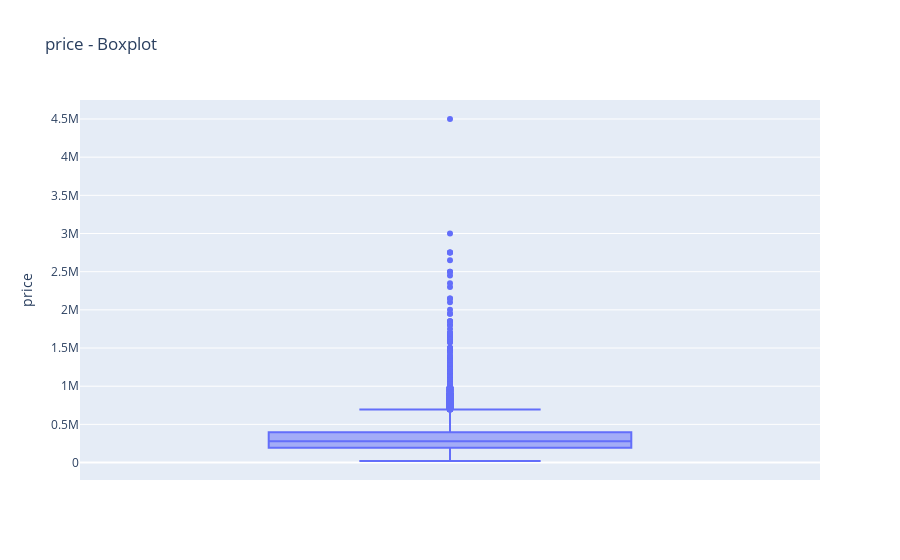
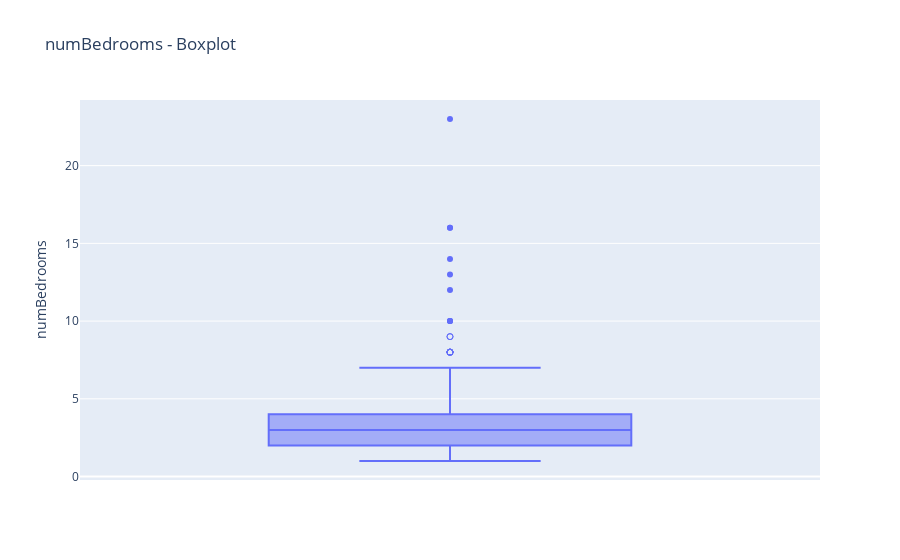
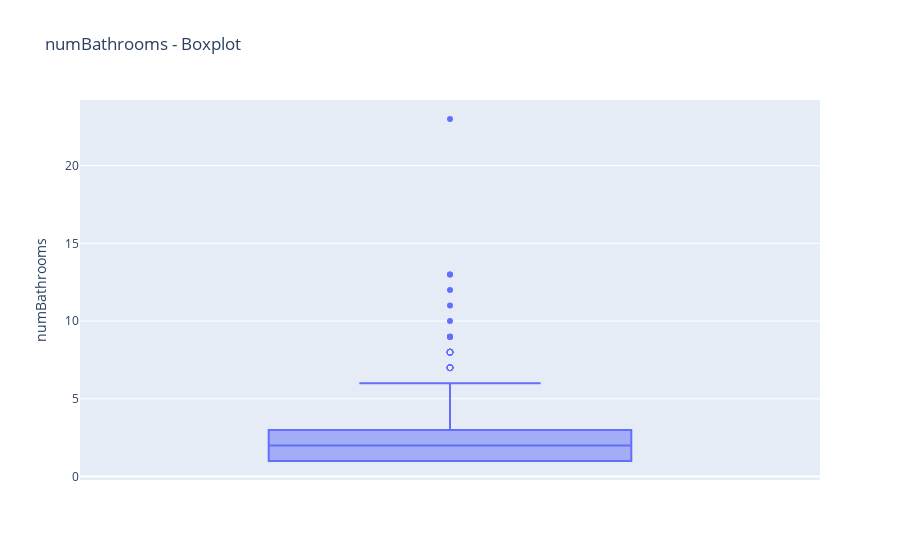

Notebook cell for these charts, in order:
### Markdown cell above
### 3.4 Identifying outliers
#### Boxplots can be very useful to identify outliers and further investigate distributions alongside histograms

### Code cell
import plotly.express as px

# define which columns to invetigat
# This could be updated and rerun after any changes were made
outlier_cols = ['price', 'numBedrooms', 'numBathrooms', 'propertySize']

for col in outlier_cols:
    fig = px.box(df_clean, y=col, points='suspectedoutliers', title=f"{col} - Boxplot")
    fig.show()

### Figure 1 — Plotly figure (JSON) as saved in the notebook; plotly's stock layout.template omitted (floating-point values rounded to 4 significant figures; data arrays with more than 128 entries replaced by an {"elided": "..."} marker saying what was removed)
{"data": [{"alignmentgroup": "True", "boxpoints": "suspectedoutliers", "hovertemplate": "price=%{y}<extra></extra>", "legendgroup": "", "marker": {"color": "#636efa"}, "name": "", "notched": false, "offsetgroup": "", "orientation": "v", "showlegend": false, "type": "box", "x0": " ", "xaxis": "x", "y": {"elided": "3831 int values"}, "y0": " ", "yaxis": "y"}], "layout": {"boxmode": "group", "legend": {"tracegroupgap": 0}, "title": {"text": "price - Boxplot"}, "xaxis": {"anchor": "y", "domain": [0, 1]}, "yaxis": {"anchor": "x", "domain": [0, 1], "title": {"text": "price"}}}}

### Figure 2 — Plotly figure (JSON) as saved in the notebook; plotly's stock layout.template omitted (floating-point values rounded to 4 significant figures; data arrays with more than 128 entries replaced by an {"elided": "..."} marker saying what was removed)
{"data": [{"alignmentgroup": "True", "boxpoints": "suspectedoutliers", "hovertemplate": "numBedrooms=%{y}<extra></extra>", "legendgroup": "", "marker": {"color": "#636efa"}, "name": "", "notched": false, "offsetgroup": "", "orientation": "v", "showlegend": false, "type": "box", "x0": " ", "xaxis": "x", "y": {"elided": "3831 int values"}, "y0": " ", "yaxis": "y"}], "layout": {"boxmode": "group", "legend": {"tracegroupgap": 0}, "title": {"text": "numBedrooms - Boxplot"}, "xaxis": {"anchor": "y", "domain": [0, 1]}, "yaxis": {"anchor": "x", "domain": [0, 1], "title": {"text": "numBedrooms"}}}}

### Figure 3 — Plotly figure (JSON) as saved in the notebook; plotly's stock layout.template omitted (floating-point values rounded to 4 significant figures; data arrays with more than 128 entries replaced by an {"elided": "..."} marker saying what was removed)
{"data": [{"alignmentgroup": "True", "boxpoints": "suspectedoutliers", "hovertemplate": "numBathrooms=%{y}<extra></extra>", "legendgroup": "", "marker": {"color": "#636efa"}, "name": "", "notched": false, "offsetgroup": "", "orientation": "v", "showlegend": false, "type": "box", "x0": " ", "xaxis": "x", "y": {"elided": "3831 int values"}, "y0": " ", "yaxis": "y"}], "layout": {"boxmode": "group", "legend": {"tracegroupgap": 0}, "title": {"text": "numBathrooms - Boxplot"}, "xaxis": {"anchor": "y", "domain": [0, 1]}, "yaxis": {"anchor": "x", "domain": [0, 1], "title": {"text": "numBathrooms"}}}}
